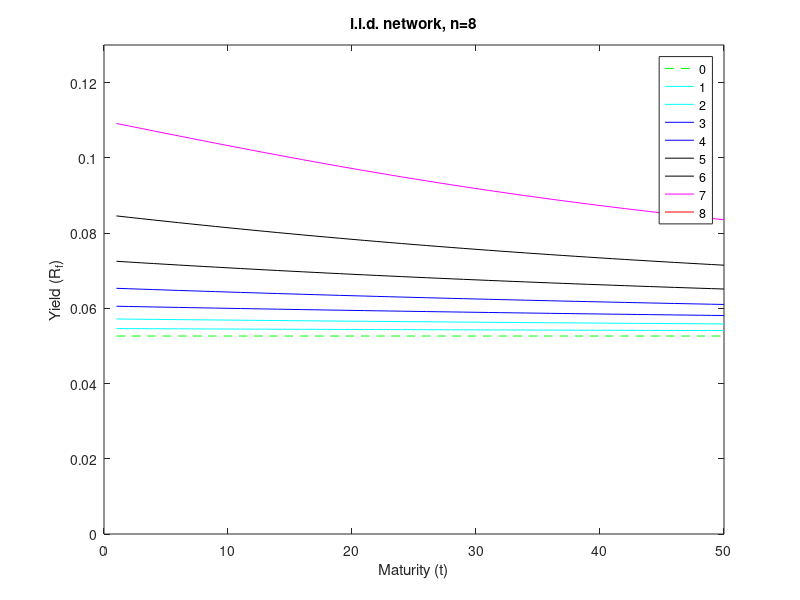

Here is the MATLAB script that generated this plot:
clear; clc

%define parameters

n = 8; % # nodes
T = 50; % # periods forward running the risk free rate
%m=12; %number of edges, maximum n(n-1)
risk_ratio = 1;
m = .015;
lambda= m; %internsity of distress
eta=m*risk_ratio; %probability of recovery
delta = .95; %time prefrence
gamma = 1; %RRA parameter of CRRA

%Dividend at each state
x(1) = 1; %x_lowerbar, value of idiosyncratic component at busat state
x(2) = 1e10; %x_bar, value of idiosyncratic component at boom state

Delta = zeros(n); %complete network, non-directional
%%
H = zeros(n,2^n); %States of the world (H)
Lambda = zeros(n,2^n); %collect all lambda_i for each node at each state
Pi = zeros(2^n,2^n); %markov matrix
D = NaN(2^n,1); %total dividend at each state

for k=1:2^n %state of the world
    str = dec2bin(k-1,n); %generate binary number k-1
    digit = str-'0'; %arrange each digit in a row vector
    H(:,k) = digit'; %define this vector as state of the world k
    D(k) = x(1)*sum(H(:,k))+x(2)*(n-sum(H(:,k))); %total dividend at k

    %Lambda(:,k) = lambda*Delta*H(:,k)+lambda; %With natural distress rate
    Lambda(:,k) = lambda*Delta*H(:,k); %Without natural rate
end
%%

for k_origin = 1:2^n
    for k_dest = 1:2^n

        aux = NaN(n,1);
        for i = 1:n
aux(i) = (1-eta)*H(i,k_origin)*H(i,k_dest)+eta*H(i,k_origin)*(1-H(i,k_dest))+...
         Lambda(i,k_origin)*(1-H(i,k_origin))*H(i,k_dest)+(1-Lambda(i,k_origin))*(1-H(i,k_origin))*(1-H(i,k_dest));
        end
        Pi(k_origin,k_dest) = prod(aux);
        
    end
end


MU = @(u) u.^(-gamma);
A = Pi.*(MU(D)*(1./MU(D))')'*delta;
%MU = @(u) exp(-delta)*u.^(-gamma);
%A = Pi.*(MU(D)*(1./MU(D))');

r = NaN(T,2^n);
for t = 1:T
    r(t,:) = (1./(sum(mpower(A,t),2))).^(1/t);
    %r(t,:) = (1./(sum(mpower(A,t),2))-1)/t+1;
    %r(t,:) = (-log(sum(mpower(A,t),2)))/t+1;
end

%%

%{
**************************************************************************
                                FIGURES
**************************************************************************
%}

iid_fig = figure;
leg = cell(1,n+1);
%Center not distressed, i-1 periphery distressed

% there are four colors, so grouping n states to 4 groups we have x in each
% group: x = ceil((n-2)/4)
state_num_in_group = ceil((n-2)/4);
for i = 1:n+1
    if i == 1
        color_used = 'g--';
    elseif i > 1 && i <= state_num_in_group+1
        color_used = 'c-';
    elseif i > 1*state_num_in_group+1 && i <= 2*state_num_in_group+1
        color_used = 'b-';
    elseif i > 2*state_num_in_group+1 && i <= 3*state_num_in_group+1
        color_used = 'k-';
    elseif i > 3*state_num_in_group+1 && i <= 4*state_num_in_group+1 && ...
            i ~= n+1
        color_used = 'm-';
    elseif i == n+1
        color_used = 'r-';        
    end
    
    leg{i} = num2str(i-1);
    if i == 1
        plot(r(:,1)-1,color_used) % 0 distressed        
    else
        plot(r(:,2^(n-1)+2^(i-2))-1,color_used) % i-1 distressed
    end
    hold on
end


title(sprintf('i.i.d. network, n=%d',n))
xlabel(sprintf('Maturity (t)'))
ylabel(sprintf('Yield (R_f)'))
axis([0,50,0,0.13]) %for comparison!



legend(leg,'Location','northeast','Orientation','vertical')

cd C:\Users\Oren\Documents\MATLAB\Network\figures
print(iid_fig,'-dpng','-r100',...
    sprintf('iid_net_n%d_lambda=%.2f.jpg',...
    n,lambda))













